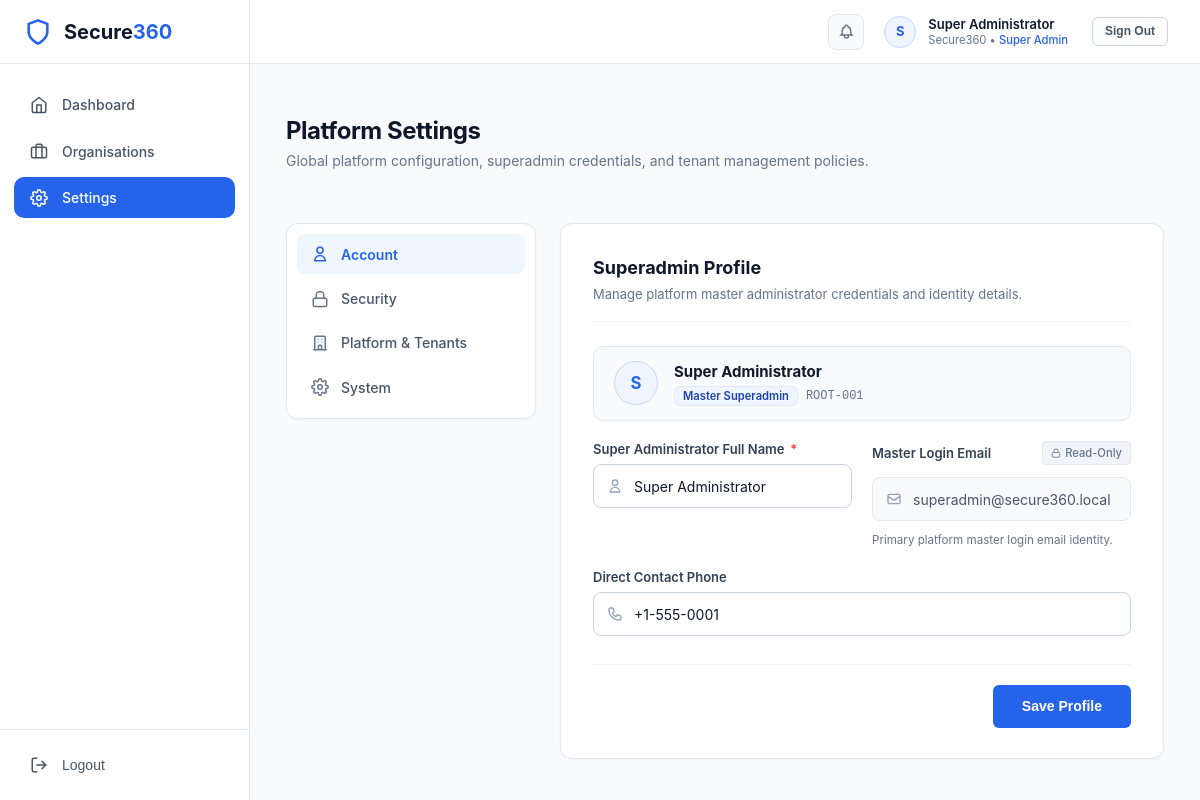
The page /superadmin/settings (signed in) on the database its author committed.
### tables this page shows
CREATE TABLE `users` (
  `id` bigint unsigned NOT NULL AUTO_INCREMENT,
  `organization_id` bigint unsigned DEFAULT NULL,
  `role_id` smallint unsigned NOT NULL,
  `full_name` varchar(150) NOT NULL,
  `email` varchar(190) NOT NULL,
  `phone` varchar(30) DEFAULT NULL,
  `employee_code` varchar(40) DEFAULT NULL,
  `password_hash` varchar(255) NOT NULL,
  `photo_url` varchar(500) DEFAULT NULL,
  `status` tinyint NOT NULL DEFAULT '0' COMMENT '0=active, 1=inactive, 2=deleted',
  `last_login_at` datetime DEFAULT NULL,
  `session_version` int unsigned NOT NULL DEFAULT '1',
  `created_at` datetime NOT NULL DEFAULT CURRENT_TIMESTAMP,
  `updated_at` datetime NOT NULL DEFAULT CURRENT_TIMESTAMP ON UPDATE CURRENT_TIMESTAMP,
  `created_by` bigint unsigned DEFAULT NULL,
  `updated_by` bigint unsigned DEFAULT NULL,
  `deleted_at` datetime DEFAULT NULL,
  PRIMARY KEY (`id`),
  UNIQUE KEY `uq_users_email` (`email`),
  UNIQUE KEY `uq_users_org_employee_code` (`organization_id`, `employee_code`),
  KEY `idx_users_org_role_status` (`organization_id`,`role_id`,`status`),
  KEY `idx_users_deleted_at` (`deleted_at`),
  KEY `fk_users_role` (`role_id`),
  CONSTRAINT `fk_users_organization` FOREIGN KEY (`organization_id`) REFERENCES `organizations` (`id`),
  CONSTRAINT `fk_users_role` FOREIGN KEY (`role_id`) REFERENCES `roles` (`id`)
);

CREATE TABLE `roles` (
  `id` smallint unsigned NOT NULL AUTO_INCREMENT,
  `role_code` varchar(40) NOT NULL,
  `role_name` varchar(80) NOT NULL,
  `description` varchar(255) DEFAULT NULL,
  `status` tinyint NOT NULL DEFAULT '0' COMMENT '0=active, 1=inactive, 2=deleted',
  `created_at` datetime NOT NULL DEFAULT CURRENT_TIMESTAMP,
  `updated_at` datetime NOT NULL DEFAULT CURRENT_TIMESTAMP ON UPDATE CURRENT_TIMESTAMP,
  PRIMARY KEY (`id`),
  UNIQUE KEY `uq_roles_code` (`role_code`)
);

### resources/views/superadmin/settings/index.php (the view, shortened to what the rows shown need)
<?php
$user = $user ?? [];
$activeTab = $activeTab ?? 'account';
?>
<div class="page-container">
    <div class="page-header" style="margin-bottom: 1.75rem;">
        <div>
            <h1 class="page-header-title">Platform Settings</h1>
            <p class="page-header-desc">Global platform configuration, superadmin credentials, and tenant management policies.</p>
        </div>
    </div>
    <div class="settings-layout-grid">
        <nav class="settings-nav-card" aria-label="Superadmin Settings Navigation">
            <button type="button" class="settings-nav-item <?= $activeTab === 'account' ? 'active' : '' ?>" data-tab="account" onclick="switchSettingsTab('account')">
                <svg fill="none" stroke="currentColor" stroke-width="2" viewBox="0 0 24 24"><path d="M16 7a4 4 0 11-8 0 4 4 0 018 0zM12 14a7 7 0 00-7 7h14a7 7 0 00-7-7z"/></svg>
                <span>Account</span>
            </button>
            <button type="button" class="settings-nav-item <?= $activeTab === 'security' ? 'active' : '' ?>" data-tab="security" onclick="switchSettingsTab('security')">
                <svg fill="none" stroke="currentColor" stroke-width="2" viewBox="0 0 24 24"><rect x="3" y="11" width="18" height="11" rx="2" ry="2"/><path d="M7 11V7a5 5 0 0110 0v4"/></svg>
                <span>Security</span>
            </button>
            <button type="button" class="settings-nav-item <?= $activeTab === 'platform' ? 'active' : '' ?>" data-tab="platform" onclick="switchSettingsTab('platform')">
                <svg fill="none" stroke="currentColor" stroke-width="2" viewBox="0 0 24 24"><path d="M19 21V5a2 2 0 00-2-2H7a2 2 0 00-2 2v16m14 0h2m-2 0h-5m-9 0H3m2 0h5M9 7h1m-1 4h1m4-4h1m-1 4h1m-5 10v-5a1 1 0 011-1h2a1 1 0 011 1v5m-4 0h4"/></svg>
                <span>Platform &amp; Tenants</span>
            </button>
            <button type="button" class="settings-nav-item <?= $activeTab === 'system' ? 'active' : '' ?>" data-tab="system" onclick="switchSettingsTab('system')">
                <span>System</span>
            </button>
        </nav>
        <main class="settings-content-card">
            <div id="tab-account" class="settings-tab-pane <?= $activeTab === 'account' ? 'active' : '' ?>">
                <h2 class="settings-section-title">Superadmin Profile</h2>
                <p class="settings-section-desc">Manage platform master administrator credentials and identity details.</p>
                <form method="POST" action="<?= url('/superadmin/settings') ?>">
                    <div class="settings-form-container">
                        <div style="display: flex; align-items: center; gap: 1rem; padding: 0.875rem 1.25rem; background: #f8fafc; border: 1px solid #e2e8f0; border-radius: 10px; width: 100%;">
                            <div class="client-avatar" style="width: 44px; height: 44px; font-size: 1.05rem; flex-shrink: 0; background: #eff6ff; color: #2563eb; border: 1px solid #bfdbfe;">
                                <?= strtoupper(substr($user['full_name'] ?? $user['name'] ?? 'S', 0, 1)) ?>
                            </div>
                            <div>
                                <div style="font-size: 0.9375rem; font-weight: 700; color: #0f172a;">
                                    <?= e($user['full_name'] ?? $user['name'] ?? 'Super Administrator') ?>
                                </div>
                                <div style="display: flex; align-items: center; gap: 0.5rem; margin-top: 0.2rem;">
                                    <span class="badge-site-count" style="height: 20px; font-size: 0.7rem; padding: 0 0.5rem; background: #eff6ff; color: #1e40af; border: 1px solid #dbeafe;">
                                        Master Superadmin
                                    </span>
                                    <span style="font-size: 0.75rem; color: #64748b; font-family: monospace;">
                                        ROOT-001
                                    </span>
                                </div>
                            </div>
                        </div>
                        <div class="settings-grid-2">
                            <div class="form-group">
                                <label class="form-label">Super Administrator Full Name <span class="required-star">*</span></label>
                                <div class="input-icon-wrapper">
                                    <input type="text" name="full_name" class="form-control" placeholder="Super Administrator" value="<?= e($user['full_name'] ?? $user['name'] ?? '') ?>" required>
                                </div>
                            </div>
                            <div class="form-group">
                                <div style="display: flex; justify-content: space-between; align-items: center; margin-bottom: 0.375rem;">
                                    <label class="form-label" style="margin-bottom: 0;">Master Login Email</label>
                                    <span style="font-size: 0.7rem; color: #64748b; background: #f1f5f9; padding: 0.15rem 0.5rem; border-radius: 4px; border: 1px solid #e2e8f0; font-weight: 500; display: inline-flex; align-items: center; gap: 0.25rem;">
                                        <svg width="10" height="10" fill="none" stroke="currentColor" stroke-width="2" viewBox="0 0 24 24"><rect x="3" y="11" width="18" height="11" rx="2" ry="2"/><path d="M7 11V7a5 5 0 0110 0v4"/></svg>
                                        Read-Only
                                    </span>
                                </div>
                                <div class="input-icon-wrapper">
                                    <input type="email" class="form-control" value="<?= e($user['email'] ?? '') ?>" readonly style="background: #f8fafc; color: #475569; cursor: not-allowed;" title="Superadmin login email is protected and cannot be changed here.">
                                </div>
                                <span style="font-size: 0.725rem; color: #64748b; margin-top: 0.25rem; display: block;">Primary platform master login email identity.</span>
                            </div>
                        </div>
                        <div class="form-group">
                            <label class="form-label">Direct Contact Phone</label>
                            <div class="input-icon-wrapper">
                                <input type="text" name="phone" class="form-control" placeholder="+91 98765 43210" value="<?= e($user['phone'] ?? '') ?>">
                            </div>
                        </div>
                        <div style="margin-top: 0.5rem; padding-top: 1.25rem; border-top: 1px solid #f1f5f9; display: flex; justify-content: flex-end;">
                            <button type="submit" class="btn btn-primary" style="padding: 0.65rem 1.75rem; font-weight: 600;">
                                Save Profile
                            </button>
                        </div>
                    </div>
                </form>
            </div>
        </main>
    </div>
</div>

### resources/views/components/topbar.php (shortened to what the rows shown need)
<?php
$authUser = auth() ?? [];
$userName = $authUser['full_name'] ?? $authUser['name'] ?? 'Admin';
$userRole = ucfirst($authUser['role_name'] ?? $authUser['role'] ?? 'Admin');
$userOrg = $authUser['organization_name'] ?? 'Secure360';
$initials = strtoupper(substr($userName, 0, 1));
?>
<header class="app-topbar">
    <div class="topbar-right" style="display: flex; align-items: center; gap: 1.25rem;">
        <div class="notification-wrapper" id="notificationWrapper">
            <button type="button"
                    class="notification-bell-btn"
                    id="notificationBellBtn"
                    aria-label="Notifications"
                    aria-expanded="false"
                    aria-haspopup="true"
                    title="Notifications & Alerts"
                    onclick="toggleNotificationPopover(event)">
                <svg width="17" height="17" fill="none" stroke="currentColor" stroke-width="2" viewBox="0 0 24 24">
                    <path d="M15 17h5l-1.405-1.405A2.032 2.032 0 0118 14.158V11a6.002 6.002 0 00-4-5.659V5a2 2 0 10-4 0v.341C7.67 6.165 6 8.388 6 11v3.159c0 .538-.214 1.055-.595 1.436L4 17h5m6 0v1a3 3 0 11-6 0v-1m6 0H9"/>
                </svg>
            </button>
        </div>
        <div style="display: flex; align-items: center; gap: 0.75rem;">
            <div style="width: 32px; height: 32px; border-radius: 50%; background: #eff6ff; color: #2563eb; display: flex; align-items: center; justify-content: center; font-weight: 700; font-size: 0.8125rem; border: 1px solid #bfdbfe;">
                <?= e($initials) ?>
            </div>
            <div style="line-height: 1.25; display: flex; flex-direction: column;">
                <span style="font-size: 0.8125rem; font-weight: 600; color: #0f172a;"><?= e($userName) ?></span>
                <span style="font-size: 0.7rem; color: #64748b;"><?= e($userOrg) ?> &bull; <strong style="color: #2563eb; font-weight: 500;"><?= e($userRole) ?></strong></span>
            </div>
        </div>
        <form method="POST" action="<?= url('/logout') ?>" style="display: inline; margin-left: 0.25rem;">
            <button type="submit" class="btn" style="background: #ffffff; border: 1px solid #cbd5e1; color: #475569; font-size: 0.75rem; font-weight: 600; padding: 0.35rem 0.75rem; border-radius: 6px; cursor: pointer; transition: all 0.15s ease;">
                Sign Out
            </button>
        </form>
    </div>
</header>

### app/Core/Router.php (shortened to what the rows shown need)
<?php
class Router
{
    private array $routes = [];
    private array $groupPrefixes = [];
    private array $groupMiddlewares = [];
    public function group(array $attributes, callable $callback): void
    {
        $previousPrefix = end($this->groupPrefixes) ?: '';
        $newPrefix = $previousPrefix . '/' . trim($attributes['prefix'] ?? '', '/');
        $this->groupPrefixes[] = $newPrefix;
        $previousMiddlewares = end($this->groupMiddlewares) ?: [];
        $newMiddlewares = array_merge($previousMiddlewares, $attributes['middleware'] ?? []);
        $this->groupMiddlewares[] = $newMiddlewares;
        array_pop($this->groupPrefixes);
        array_pop($this->groupMiddlewares);
    }
    private function addRoute(string $method, string $uri, array|callable $action, array $middlewares = []): self
    {
        $currentPrefix = end($this->groupPrefixes) ?: '';
        $fullUri = rtrim($currentPrefix, '/') . '/' . ltrim($uri, '/');
        $fullUri = '/' . trim($fullUri, '/');
        if ($fullUri !== '/') {
            $fullUri = rtrim($fullUri, '/');
        }
        $groupMiddlewares = end($this->groupMiddlewares) ?: [];
        $mergedMiddlewares = array_merge($groupMiddlewares, $middlewares);
        $this->routes[] = [
            'method' => $method,
            'uri' => $fullUri,
            'action' => $action,
            'middlewares' => $mergedMiddlewares,
            'regex' => $this->compileRegex($fullUri),
        ];
        return $this;
    }
    private function compileRegex(string $uri): string
    {
        $pattern = preg_replace('/\{([a-zA-Z0-9_]+)\}/', '(?P<$1>[^/]+)', $uri);
        return '#^' . $pattern . '$#';
    }
    public function dispatch(Request $request, Response $response): void
    {
        $requestMethod = $request->getMethod();
        $requestUri = rtrim($request->getUri(), '/');
        foreach ($this->routes as $route) {
            if ($route['method'] !== $requestMethod) {
                continue;
            }
            if (preg_match($route['regex'], $requestUri, $matches)) {
                $params = array_filter($matches, fn($key) => !is_numeric($key), ARRAY_FILTER_USE_KEY);
                $this->executeAction($route['action'], $request, $response, $params);
                return;
            }
        }
    }
    private function executeAction(array|callable $action, Request $request, Response $response, array $params): void
    {
        if (is_array($action) && count($action) === 2) {
            [$controllerClass, $method] = $action;
            if (class_exists($controllerClass)) {
                $controller = new $controllerClass($request, $response);
                if (method_exists($controller, $method)) {
                    call_user_func_array([$controller, $method], [$request, $response, $params]);
                    return;
                }
            }
        }
    }
}

### rows shown on the page
users: full_name "S", full_name "Super Administrator", role.role_name "Super Admin", email "superadmin@secure360.local", phone "+1-555-0001"

### other values the page prints
$userOrg "Secure360"
